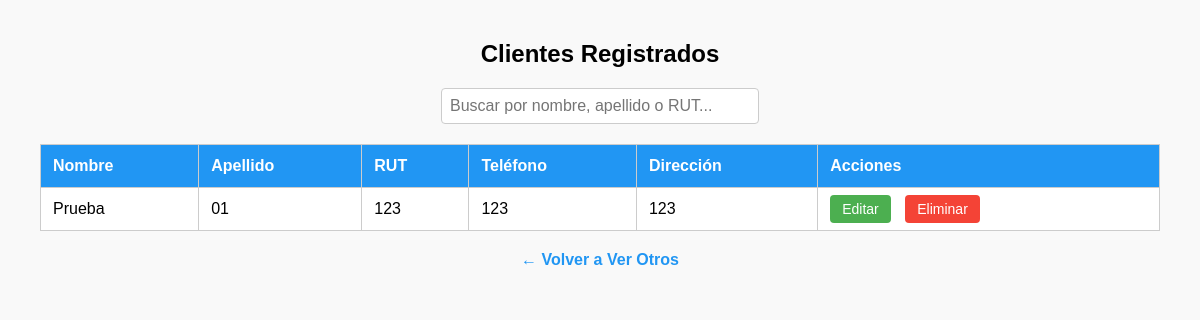
/ver_clientes/, run on an earlier commit of the app's database.
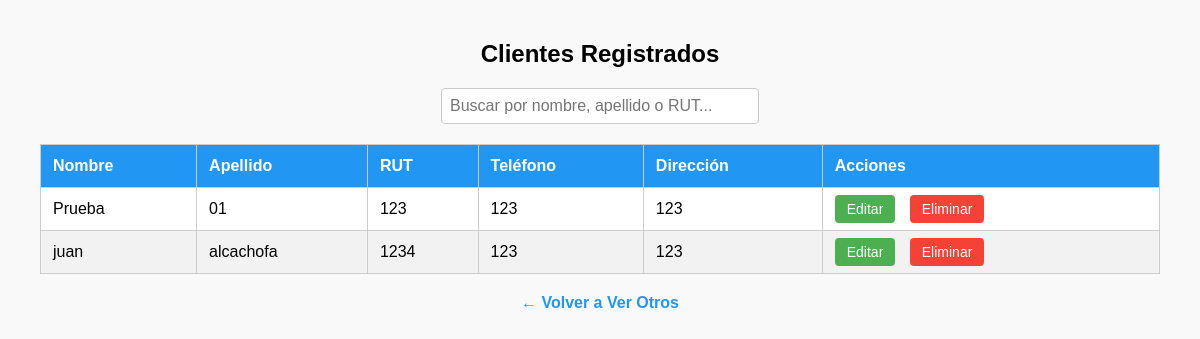
And on a later commit of the database.
### Modelos/models.py (models this page shows, shortened)
class Cliente(models.Model):
    Nombre = models.CharField(max_length=20)
    Apellido = models.CharField(max_length=20)
    Numero_telefono= models.CharField(max_length=15)
    Direccion = models.CharField(max_length=50)
    Rut = models.IntegerField()
    Activo = models.BooleanField(default=True)

### Modelos/views.py (the view)
# urls.py: path('ver_clientes/', views.ver_clientes, name='ver_clientes'),
def ver_clientes(request):
    clientes = Cliente.objects.filter(Activo=True)
    return render(request, 'ver_clientes.html', {'clientes': clientes})

### Templates/ver_clientes.html (shortened to what this page needs)
<!DOCTYPE html>
<html lang="es">
<head>
</head>
<body>
    <h2>Clientes Registrados</h2>
    <div class="buscador">
        <input type="text" id="busqueda" onkeyup="filtrarTabla()" placeholder="Buscar por nombre, apellido o RUT...">
    </div>
    <table id="tabla-clientes">
        <thead>
            <tr>
                <th>Nombre</th>
                <th>Apellido</th>
                <th>RUT</th>
                <th>Teléfono</th>
                <th>Dirección</th>
                <th>Acciones</th>
            </tr>
        </thead>
        <tbody>
            {% for cliente in clientes %}
            <tr>
                <td>{{ cliente.Nombre }}</td>
                <td>{{ cliente.Apellido }}</td>
                <td>{{ cliente.Rut }}</td>
                <td>{{ cliente.Numero_telefono }}</td>
                <td>{{ cliente.Direccion }}</td>
                <td class="acciones">
                    <a href="{% url 'editar_cliente' cliente.pk %}">Editar</a>
                    <a href="{% url 'eliminar_cliente' cliente.pk %}" class="eliminar">Eliminar</a>
                </td>
            </tr>
            {% empty %}
            <tr><td colspan="6" style="text-align:center;">No hay clientes registrados.</td></tr>
            {% endfor %}
        </tbody>
    </table>
    <div class="volver">
        <a href="{% url 'ver_otros' %}">← Volver a Ver Otros</a>
    </div>
</body>
</html>

What changed in the data, as far as the page shows it:
added Cliente: Nombre "juan", Apellido "alcachofa", Rut "1234", Numero_telefono "123", Direccion "123"
